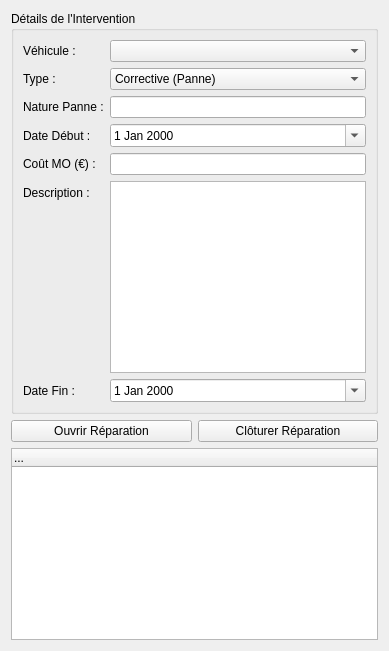
<?xml version="1.0" encoding="UTF-8"?>
<ui version="4.0">
 <class>GestionReparation</class>
 <widget class="QWidget" name="GestionReparation">
  <layout class="QVBoxLayout" name="mainLayout">
   <item>
    <widget class="QGroupBox" name="formGroup">
     <property name="title"><string>Détails de l'Intervention</string></property>
     <layout class="QFormLayout" name="formLayout">
      <item row="0" column="0"><widget class="QLabel" name="label_vehicule"><property name="text"><string>Véhicule :</string></property></widget></item>
      <item row="0" column="1"><widget class="QComboBox" name="combo_vehicule"/></item>
      <item row="1" column="0"><widget class="QLabel" name="label_type_maintenance"><property name="text"><string>Type :</string></property></widget></item>
      <item row="1" column="1">
       <widget class="QComboBox" name="combo_type_maintenance">
        <item><property name="text"><string>Corrective (Panne)</string></property></item>
        <item><property name="text"><string>Préventive (Révision)</string></property></item>
       </widget>
      </item>
      <item row="2" column="0"><widget class="QLabel" name="label_panne"><property name="text"><string>Nature Panne :</string></property></widget></item>
      <item row="2" column="1"><widget class="QLineEdit" name="input_nature"/></item>
      <item row="3" column="0"><widget class="QLabel" name="label_date_debut"><property name="text"><string>Date Début :</string></property></widget></item>
      <item row="3" column="1"><widget class="QDateEdit" name="date_debut"><property name="calendarPopup"><bool>true</bool></property></widget></item>
      <item row="4" column="0"><widget class="QLabel" name="label_cout_mo"><property name="text"><string>Coût MO (€) :</string></property></widget></item>
      <item row="4" column="1"><widget class="QLineEdit" name="input_cout_mo"/></item>
      <item row="5" column="0"><widget class="QLabel" name="label_description"><property name="text"><string>Description :</string></property></widget></item>
      <item row="5" column="1"><widget class="QTextEdit" name="input_description_travaux"><property name="maximumHeight"><number>50</number></property></widget></item>
      <item row="6" column="0"><widget class="QLabel" name="label_date_fin"><property name="text"><string>Date Fin :</string></property></widget></item>
      <item row="6" column="1"><widget class="QDateEdit" name="date_fin"><property name="calendarPopup"><bool>true</bool></property></widget></item>
     </layout>
    </widget>
   </item>
   <item>
    <layout class="QHBoxLayout" name="buttonLayout">
     <item><widget class="QPushButton" name="btn_enregistrer"><property name="text"><string>Ouvrir Réparation</string></property></widget></item>
     <item><widget class="QPushButton" name="btn_cloturer"><property name="text"><string>Clôturer Réparation</string></property></widget></item>
    </layout>
   </item>
   <item><widget class="QTreeWidget" name="tableReparations"><column><property name="text"><string>...</string></property></column></widget></item>
  </layout>
 </widget>
</ui>
